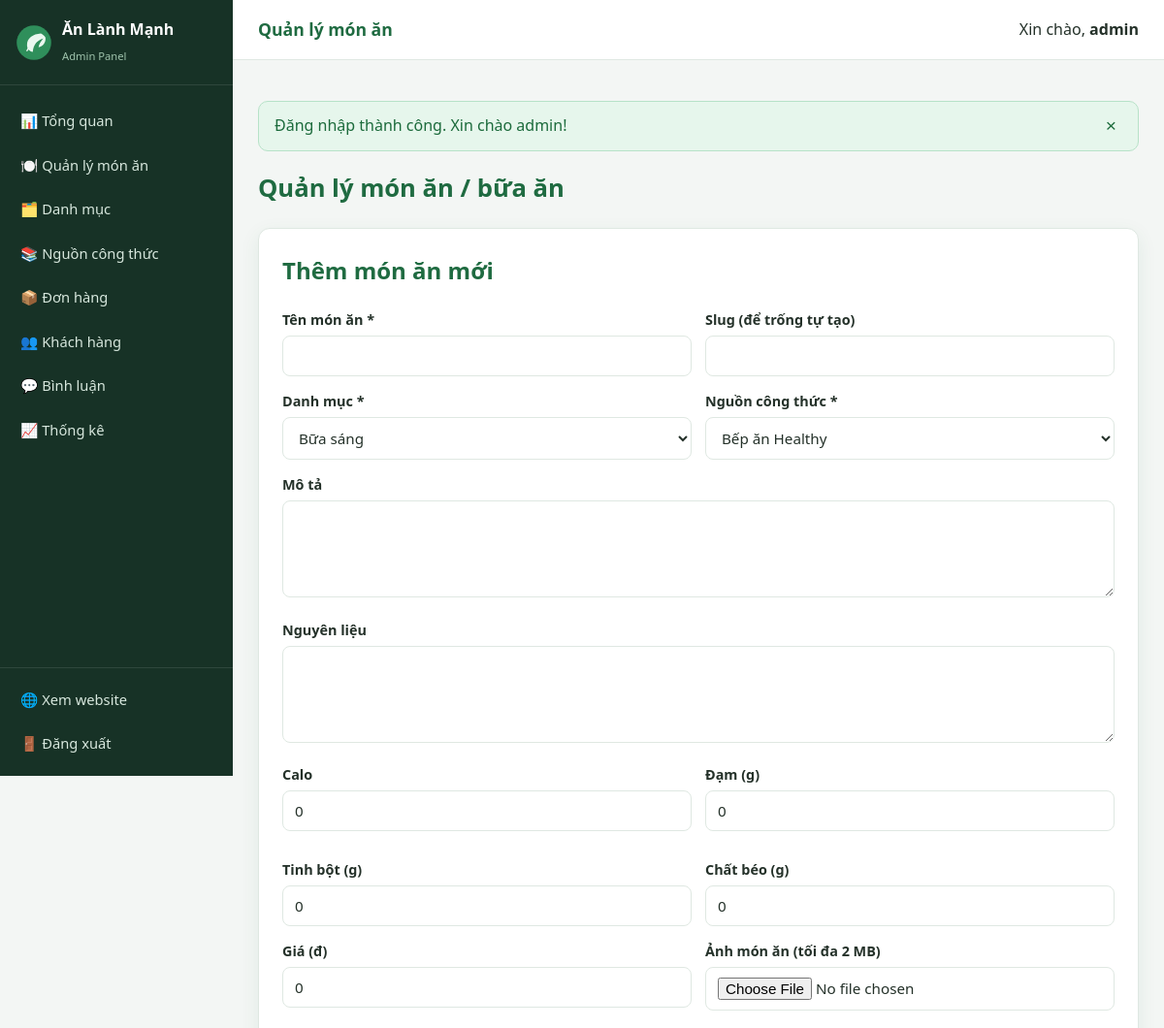
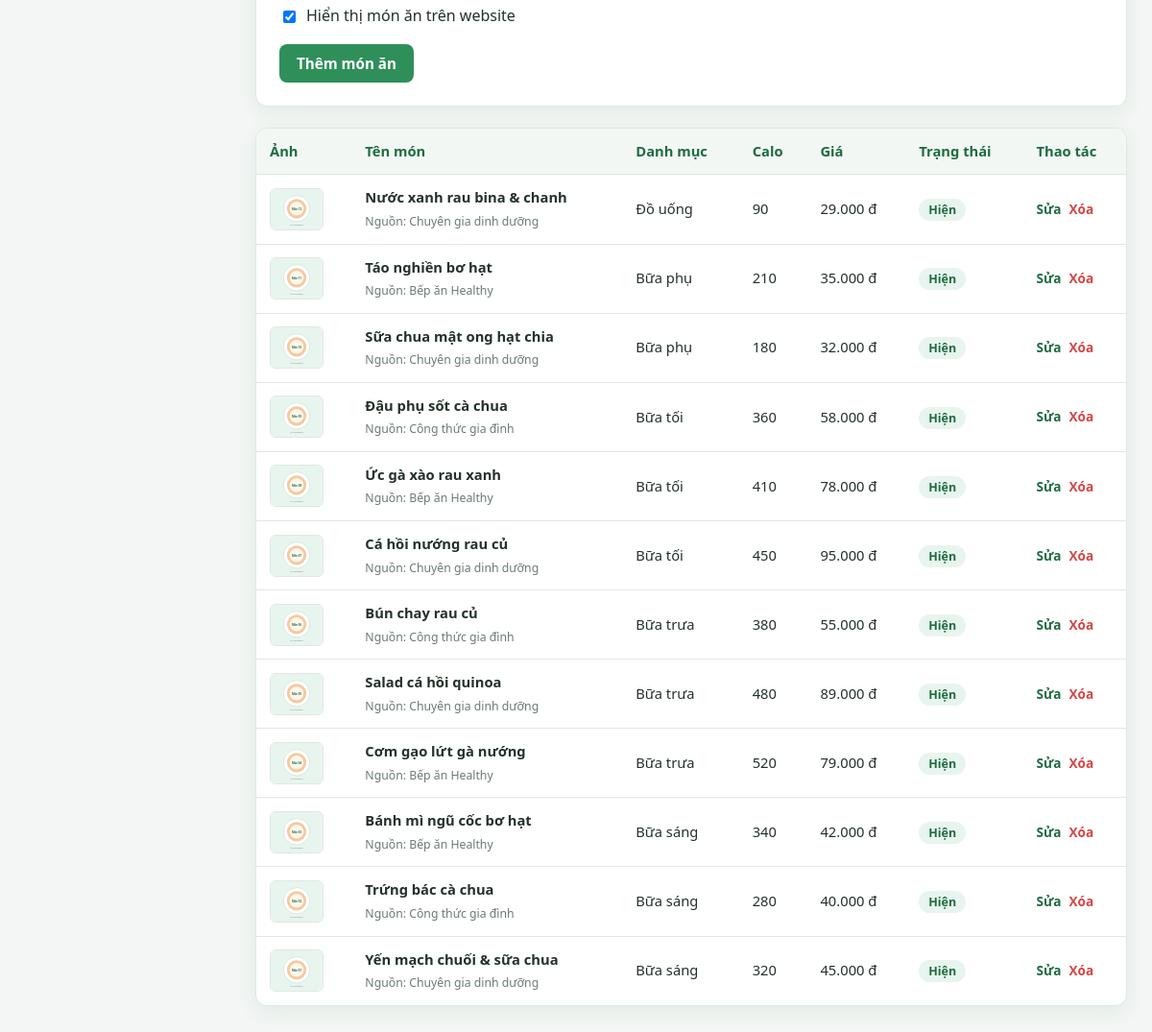
Screenshot of /admin/monan.php (signed in) with the database file from the repository (2 pictures, top to bottom).
### tables this page shows
CREATE TABLE mon_an (
    id INT AUTO_INCREMENT PRIMARY KEY,
    ten VARCHAR(200) NOT NULL,
    slug VARCHAR(200) NOT NULL UNIQUE,
    id_danh_muc INT NOT NULL,
    id_nguon INT NOT NULL,
    mo_ta TEXT,
    nguyen_lieu TEXT,
    calo INT NOT NULL DEFAULT 0,
    protein DECIMAL(5,1) NOT NULL DEFAULT 0,
    carb DECIMAL(5,1) NOT NULL DEFAULT 0,
    fat DECIMAL(5,1) NOT NULL DEFAULT 0,
    gia DECIMAL(10,2) NOT NULL DEFAULT 0,
    hinh_anh VARCHAR(255) NOT NULL DEFAULT 'images/product/default.svg',
    trang_thai TINYINT(1) NOT NULL DEFAULT 1,
    luot_xem INT NOT NULL DEFAULT 0,
    created_at TIMESTAMP DEFAULT CURRENT_TIMESTAMP,
    FOREIGN KEY (id_danh_muc) REFERENCES danh_muc(id) ON DELETE CASCADE,
    FOREIGN KEY (id_nguon) REFERENCES nguon_cong_thuc(id) ON DELETE CASCADE
);

CREATE TABLE nguon_cong_thuc (
    id INT AUTO_INCREMENT PRIMARY KEY,
    ten VARCHAR(150) NOT NULL,
    mo_ta TEXT,
    created_at TIMESTAMP DEFAULT CURRENT_TIMESTAMP
);

CREATE TABLE danh_muc (
    id INT AUTO_INCREMENT PRIMARY KEY,
    ten VARCHAR(100) NOT NULL,
    slug VARCHAR(100) NOT NULL UNIQUE,
    mo_ta TEXT,
    created_at TIMESTAMP DEFAULT CURRENT_TIMESTAMP
);

### admin/monan.php (the view, shortened to what this page needs)
<?php
require_once __DIR__ . '/includes/auth.php';
$categories = $pdo->query('SELECT * FROM danh_muc ORDER BY id')->fetchAll();
$sources    = $pdo->query('SELECT * FROM nguon_cong_thuc ORDER BY id')->fetchAll();
$edit = null;
$rows = $pdo->query("
    SELECT m.*, dm.ten AS danh_muc, nct.ten AS nguon
    FROM mon_an m
    JOIN danh_muc dm ON m.id_danh_muc = dm.id
    JOIN nguon_cong_thuc nct ON m.id_nguon = nct.id
    ORDER BY m.id DESC
")->fetchAll();
include __DIR__ . '/includes/header.php';
?>
<h1 class="admin-page-title">Quản lý món ăn / bữa ăn</h1>
<div class="panel" style="margin-bottom:22px">
    <h2 style="margin-top:0;color:var(--green-dark)"><?= $edit ? 'Sửa món ăn' : 'Thêm món ăn mới' ?></h2>
    <form method="post" action="monan.php" enctype="multipart/form-data">
        <div class="form-row">
            <div class="form-group">
                <label for="ten">Tên món ăn *</label>
                <input type="text" id="ten" name="ten" required value="<?= e($edit['ten'] ?? '') ?>">
            </div>
            <div class="form-group">
                <label for="slug">Slug (để trống tự tạo)</label>
                <input type="text" id="slug" name="slug" value="<?= e($edit['slug'] ?? '') ?>">
            </div>
        </div>
        <div class="form-row">
            <div class="form-group">
                <label for="id_danh_muc">Danh mục *</label>
                <select name="id_danh_muc" id="id_danh_muc" required>
                    <?php foreach ($categories as $c): ?>
                        <option value="<?= (int)$c['id'] ?>" <?= ($edit['id_danh_muc'] ?? 0) == $c['id'] ? 'selected' : '' ?>><?= e($c['ten']) ?></option>
                    <?php endforeach; ?>
                </select>
            </div>
            <div class="form-group">
                <label for="id_nguon">Nguồn công thức *</label>
                <select name="id_nguon" id="id_nguon" required>
                    <?php foreach ($sources as $s): ?>
                        <option value="<?= (int)$s['id'] ?>" <?= ($edit['id_nguon'] ?? 0) == $s['id'] ? 'selected' : '' ?>><?= e($s['ten']) ?></option>
                    <?php endforeach; ?>
                </select>
            </div>
        </div>
        <div class="form-group">
            <label for="mo_ta">Mô tả</label>
            <textarea id="mo_ta" name="mo_ta"><?= e($edit['mo_ta'] ?? '') ?></textarea>
        </div>
        <div class="form-group">
            <label for="nguyen_lieu">Nguyên liệu</label>
            <textarea id="nguyen_lieu" name="nguyen_lieu"><?= e($edit['nguyen_lieu'] ?? '') ?></textarea>
        </div>
        <div class="form-row">
            <div class="form-group"><label for="calo">Calo</label><input type="number" id="calo" name="calo" value="<?= e($edit['calo'] ?? 0) ?>" min="0"></div>
            <div class="form-group"><label for="protein">Đạm (g)</label><input type="number" step="0.1" id="protein" name="protein" value="<?= e($edit['protein'] ?? 0) ?>" min="0"></div>
            <div class="form-group"><label for="carb">Tinh bột (g)</label><input type="number" step="0.1" id="carb" name="carb" value="<?= e($edit['carb'] ?? 0) ?>" min="0"></div>
            <div class="form-group"><label for="fat">Chất béo (g)</label><input type="number" step="0.1" id="fat" name="fat" value="<?= e($edit['fat'] ?? 0) ?>" min="0"></div>
        </div>
        <div class="form-row">
            <div class="form-group">
                <label for="gia">Giá (đ)</label>
                <input type="number" id="gia" name="gia" value="<?= e($edit['gia'] ?? 0) ?>" min="0">
            </div>
            <div class="form-group">
                <label for="hinh_anh">Ảnh món ăn (tối đa 2 MB)</label>
                <input type="file" id="hinh_anh" name="hinh_anh" accept="image/*">
            </div>
        </div>
        <div class="checkbox" style="margin:8px 0 16px">
            <input type="checkbox" id="trang_thai" name="trang_thai" value="1" <?= ($edit['trang_thai'] ?? 1) ? 'checked' : '' ?>>
            <label for="trang_thai" style="margin:0">Hiển thị món ăn trên website</label>
        </div>
        <button type="submit" class="btn btn-primary"><?= $edit ? 'Cập nhật món ăn' : 'Thêm món ăn' ?></button>
    </form>
</div>
<div class="table-wrap">
    <table>
        <thead>
            <tr><th>Ảnh</th><th>Tên món</th><th>Danh mục</th><th>Calo</th><th>Giá</th><th>Trạng thái</th><th>Thao tác</th></tr>
        </thead>
        <tbody>
        <?php foreach ($rows as $r): ?>
            <tr>
                <td><img class="thumb" src="<?= e(asset_url($r['hinh_anh'])) ?>" alt=""></td>
                <td><strong><?= e($r['ten']) ?></strong><br><small style="color:var(--muted)">Nguồn: <?= e($r['nguon']) ?></small></td>
                <td><?= e($r['danh_muc']) ?></td>
                <td><?= (int)$r['calo'] ?></td>
                <td><?= money($r['gia']) ?></td>
                <td><span class="pill"><?= (int)$r['trang_thai'] ? 'Hiện' : 'Ẩn' ?></span></td>
                <td>
                    <div class="action-links">
                        <a href="monan.php?edit=<?= (int)$r['id'] ?>">Sửa</a>
                        <a class="delete" href="monan.php?delete=<?= (int)$r['id'] ?>" data-confirm="Xóa món <?= e($r['ten']) ?>?">Xóa</a>
                    </div>
                </td>
            </tr>
        <?php endforeach; ?>
        </tbody>
    </table>
</div>
<?php include __DIR__ . '/includes/footer.php'; ?>

### admin/css/admin.css (style rules this page uses)
body { background: #f3f6f4; }
.admin-page-title { margin: 0 0 20px; font-size: 1.6rem; color: var(--green-dark); }
.action-links { display: flex; gap: 8px; white-space: nowrap; }
.action-links a { font-size: .85rem; font-weight: 600; }
.action-links .delete { color: var(--danger); }

### css/style.css (style rules this page uses)
:root { --green: #2f8f5b; --green-dark: #1f6b41; --green-light: #e8f5ee; --orange: #e8833a; --text: #243129; --muted: #6b7b71; --bg: #f7faf8; --white: #fff; --border: #dfe8e2; --danger: #d64545; --warning: #d99a1c; --radius: 12px; --shadow: 0 6px 20px rgba(31, 107, 65, .08); }
* { box-sizing: border-box; }
html { scroll-behavior: smooth; }
body { margin: 0; font-family: "Segoe UI", Roboto, Helvetica, Arial, sans-serif; color: var(--text); background: var(--bg); line-height: 1.6; }
a { color: var(--green-dark); text-decoration: none; }
img { max-width: 100%; display: block; }
.btn { display: inline-block; border: 0; border-radius: 8px; cursor: pointer; padding: 10px 18px; font-size: .95rem; font-weight: 600; text-align: center; transition: .18s ease; font-family: inherit; }
.btn-primary { background: var(--green); color: #fff; }
.pill { background: var(--green-light); color: var(--green-dark); border-radius: 999px; padding: 3px 10px; font-size: .78rem; font-weight: 600; }
.panel { background: #fff; border: 1px solid var(--border); border-radius: var(--radius); padding: 24px; box-shadow: var(--shadow); }
.form-group { margin-bottom: 14px; }
.form-group label { display: block; font-weight: 600; margin-bottom: 5px; font-size: .9rem; }
input, select, textarea { width: 100%; padding: 10px 12px; border: 1px solid var(--border); border-radius: 8px; font-family: inherit; font-size: .95rem; background: #fff; color: var(--text); }
textarea { min-height: 100px; resize: vertical; }
.form-row { display: grid; grid-template-columns: 1fr 1fr; gap: 14px; }
.checkbox { display: flex; align-items: center; gap: 8px; }
.checkbox input { width: auto; }
.table-wrap { overflow-x: auto; background: #fff; border: 1px solid var(--border); border-radius: var(--radius); box-shadow: var(--shadow); }
table { width: 100%; border-collapse: collapse; }
th, td { padding: 12px 14px; text-align: left; border-bottom: 1px solid var(--border); font-size: .92rem; vertical-align: middle; }
th { background: #f2f7f4; color: var(--green-dark); font-weight: 700; white-space: nowrap; }
tr:last-child td { border-bottom: 0; }
.thumb { width: 56px; height: 44px; object-fit: cover; border-radius: 6px; border: 1px solid var(--border); }

### rows the page displays
mon_an: hinh_anh (picture), ten "Nước xanh rau bina & chanh", id_nguon.ten "Chuyên gia dinh dưỡng", id_danh_muc.ten "Đồ uống", calo "90", gia "29.000 đ", trang_thai "Hiện"
mon_an: hinh_anh (picture), ten "Táo nghiền bơ hạt", id_nguon.ten "Bếp ăn Healthy", id_danh_muc.ten "Bữa phụ", calo "210", gia "35.000 đ", trang_thai "Hiện"
mon_an: hinh_anh (picture), ten "Sữa chua mật ong hạt chia", id_nguon.ten "Chuyên gia dinh dưỡng", id_danh_muc.ten "Bữa phụ", calo "180", gia "32.000 đ", trang_thai "Hiện"
mon_an: hinh_anh (picture), ten "Đậu phụ sốt cà chua", id_nguon.ten "Công thức gia đình", id_danh_muc.ten "Bữa tối", calo "360", gia "58.000 đ", trang_thai "Hiện"
mon_an: hinh_anh (picture), ten "Ức gà xào rau xanh", id_nguon.ten "Bếp ăn Healthy", id_danh_muc.ten "Bữa tối", calo "410", gia "78.000 đ", trang_thai "Hiện"
mon_an: hinh_anh (picture), ten "Cá hồi nướng rau củ", id_nguon.ten "Chuyên gia dinh dưỡng", id_danh_muc.ten "Bữa tối", calo "450", gia "95.000 đ", trang_thai "Hiện"
mon_an: hinh_anh (picture), ten "Bún chay rau củ", id_nguon.ten "Công thức gia đình", id_danh_muc.ten "Bữa trưa", calo "380", gia "55.000 đ", trang_thai "Hiện"
mon_an: hinh_anh (picture), ten "Salad cá hồi quinoa", id_nguon.ten "Chuyên gia dinh dưỡng", id_danh_muc.ten "Bữa trưa", calo "480", gia "89.000 đ", trang_thai "Hiện"
mon_an: hinh_anh (picture), ten "Cơm gạo lứt gà nướng", id_nguon.ten "Bếp ăn Healthy", id_danh_muc.ten "Bữa trưa", calo "520", gia "79.000 đ", trang_thai "Hiện"
mon_an: hinh_anh (picture), ten "Bánh mì ngũ cốc bơ hạt", id_nguon.ten "Bếp ăn Healthy", id_danh_muc.ten "Bữa sáng", calo "340", gia "42.000 đ", trang_thai "Hiện"
mon_an: hinh_anh (picture), ten "Trứng bác cà chua", id_nguon.ten "Công thức gia đình", id_danh_muc.ten "Bữa sáng", calo "280", gia "40.000 đ", trang_thai "Hiện"
mon_an: hinh_anh (picture), ten "Yến mạch chuối & sữa chua", id_nguon.ten "Chuyên gia dinh dưỡng", id_danh_muc.ten "Bữa sáng", calo "320", gia "45.000 đ", trang_thai "Hiện"

### other values shown
$page_title "Quản lý món ăn"
$_SESSION['ho_ten'] "admin"
$f['message'] "Đăng nhập thành công. Xin chào admin!"
form field id_danh_muc "Bữa sáng"
form field id_nguon "Bếp ăn Healthy"
